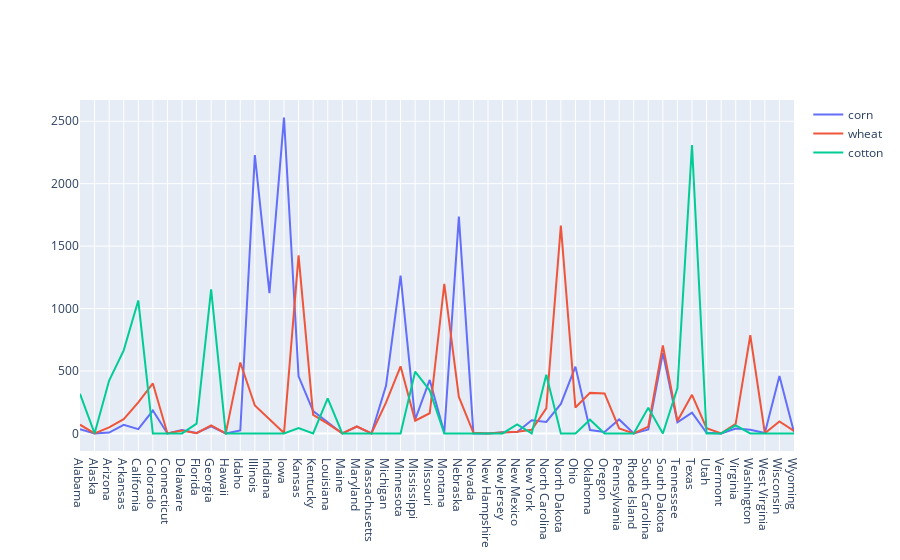

The code cell stored with this chart in its notebook:
### Code cell
fig = go.Figure()
fig.add_trace(go.Scatter(x=df['state'], y=df['corn'], mode='lines', name='corn'))
fig.add_trace(go.Scatter(x=df['state'], y=df['wheat'], mode='lines', name='wheat'))
fig.add_trace(go.Scatter(x=df['state'], y=df['cotton'], mode='lines', name='cotton'))

### Figure 1 — Plotly figure (JSON) as saved in the notebook; plotly's stock layout.template omitted (floating-point values rounded to 4 significant figures)
{"data": [{"mode": "lines", "name": "corn", "type": "scatter", "x": ["Alabama", "Alaska", "Arizona", "Arkansas", "California", "Colorado", "Connecticut", "Delaware", "Florida", "Georgia", "Hawaii", "Idaho", "Illinois", "Indiana", "Iowa", "Kansas", "Kentucky", "Louisiana", "Maine", "Maryland", "Massachusetts", "Michigan", "Minnesota", "Mississippi", "Missouri", "Montana", "Nebraska", "Nevada", "New Hampshire", "New Jersey", "New Mexico", "New York", "North Carolina", "North Dakota", "Ohio", "Oklahoma", "Oregon", "Pennsylvania", "Rhode Island", "South Carolina", "South Dakota", "Tennessee", "Texas", "Utah", "Vermont", "Virginia", "Washington", "West Virginia", "Wisconsin", "Wyoming"], "y": [34.9, 0, 7.3, 69.5, 34.6, 183.2, 0, 26.9, 3.5, 57.8, 0, 24, 2228.0, 1123.0, 2530.0, 457.3, 179.1, 91.4, 0, 54.1, 0, 381.5, 1264.0, 110, 428.8, 5.4, 1736.0, 0, 0, 10.1, 11.2, 106.1, 92.2, 236.1, 535.1, 27.5, 11.7, 112.1, 0, 32.1, 643.6, 88.8, 167.2, 5.3, 0, 39.5, 29.5, 3.5, 460.5, 9]}, {"mode": "lines", "name": "wheat", "type": "scatter", "x": ["Alabama", "Alaska", "Arizona", "Arkansas", "California", "Colorado", "Connecticut", "Delaware", "Florida", "Georgia", "Hawaii", "Idaho", "Illinois", "Indiana", "Iowa", "Kansas", "Kentucky", "Louisiana", "Maine", "Maryland", "Massachusetts", "Michigan", "Minnesota", "Mississippi", "Missouri", "Montana", "Nebraska", "Nevada", "New Hampshire", "New Jersey", "New Mexico", "New York", "North Carolina", "North Dakota", "Ohio", "Oklahoma", "Oregon", "Pennsylvania", "Rhode Island", "South Carolina", "South Dakota", "Tennessee", "Texas", "Utah", "Vermont", "Virginia", "Washington", "West Virginia", "Wisconsin", "Wyoming"], "y": [70, 0, 48.7, 114.5, 249.3, 400.5, 0, 22.9, 1.8, 65.4, 0, 568.2, 223.8, 114, 3.1, 1426.0, 149.3, 78.7, 0, 55.8, 0, 247, 538.1, 102.2, 161.7, 1198.0, 292.3, 5.4, 0, 6.7, 13.9, 29.9, 200.3, 1664.0, 207.4, 324.8, 320.3, 41, 0, 55.3, 704.5, 100, 309.7, 42.8, 0, 77.5, 786.3, 1.6, 96.7, 20.7]}, {"mode": "lines", "name": "cotton", "type": "scatter", "x": ["Alabama", "Alaska", "Arizona", "Arkansas", "California", "Colorado", "Connecticut", "Delaware", "Florida", "Georgia", "Hawaii", "Idaho", "Illinois", "Indiana", "Iowa", "Kansas", "Kentucky", "Louisiana", "Maine", "Maryland", "Massachusetts", "Michigan", "Minnesota", "Mississippi", "Missouri", "Montana", "Nebraska", "Nevada", "New Hampshire", "New Jersey", "New Mexico", "New York", "North Carolina", "North Dakota", "Ohio", "Oklahoma", "Oregon", "Pennsylvania", "Rhode Island", "South Carolina", "South Dakota", "Tennessee", "Texas", "Utah", "Vermont", "Virginia", "Washington", "West Virginia", "Wisconsin", "Wyoming"], "y": [317.6, 0, 423.9, 665.4, 1065.0, 0, 0, 0, 78.24, 1154.0, 0, 0, 0, 0, 0, 43.98, 0, 280.4, 0, 0, 0, 0, 0, 494.8, 345.3, 0, 0, 0, 0, 0, 72.62, 0, 470.9, 0, 0, 110.5, 0, 0, 0, 206.1, 0, 363.8, 2309.0, 0, 0, 64.84, 0, 0, 0, 0]}], "layout": {}}
